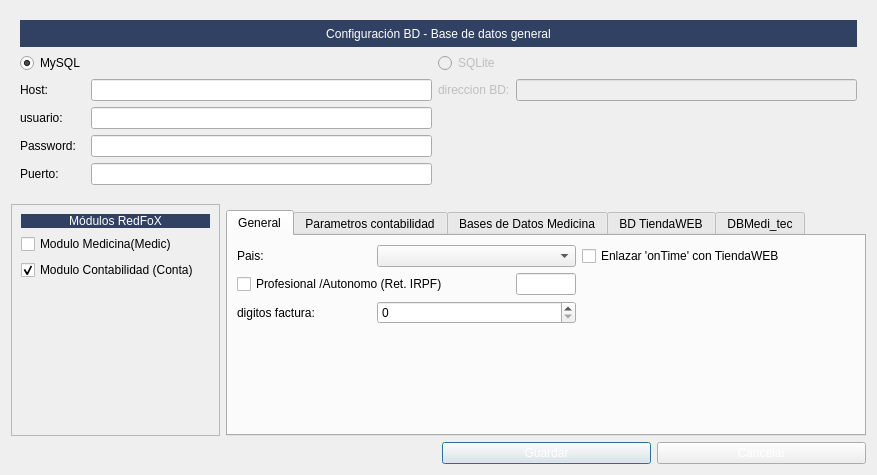
<?xml version="1.0" encoding="UTF-8"?>
<ui version="4.0">
 <class>frmConfigmaya</class>
 <widget class="QDialog" name="frmConfigmaya">
  <property name="geometry">
   <rect>
    <x>0</x>
    <y>0</y>
    <width>877</width>
    <height>475</height>
   </rect>
  </property>
  <property name="windowTitle">
   <string>Configuración de maya</string>
  </property>
  <property name="windowIcon">
   <iconset resource="../maya.qrc">
    <normaloff>:/Icons/PNG/NeuX.png</normaloff>:/Icons/PNG/NeuX.png</iconset>
  </property>
  <layout class="QGridLayout" name="gridLayout_2">
   <item row="3" column="2">
    <widget class="QPushButton" name="pushButton">
     <property name="styleSheet">
      <string notr="true">QPushButton:disabled{color: 0; }
QPushButton:enabled{color: rgb(255,255,255); }
</string>
     </property>
     <property name="text">
      <string>Guardar</string>
     </property>
    </widget>
   </item>
   <item row="3" column="3">
    <widget class="QPushButton" name="pushButton_2">
     <property name="styleSheet">
      <string notr="true">QPushButton:disabled{color: 0; }
QPushButton:enabled{color: rgb(255,255,255); }
</string>
     </property>
     <property name="text">
      <string>Cancelar</string>
     </property>
    </widget>
   </item>
   <item row="1" column="0" rowspan="2">
    <widget class="QFrame" name="frame">
     <property name="frameShape">
      <enum>QFrame::StyledPanel</enum>
     </property>
     <property name="frameShadow">
      <enum>QFrame::Raised</enum>
     </property>
     <layout class="QGridLayout" name="gridLayout">
      <item row="3" column="0">
       <spacer name="verticalSpacer">
        <property name="orientation">
         <enum>Qt::Vertical</enum>
        </property>
        <property name="sizeHint" stdset="0">
         <size>
          <width>20</width>
          <height>40</height>
         </size>
        </property>
       </spacer>
      </item>
      <item row="2" column="0" colspan="2">
       <widget class="QCheckBox" name="chkconta">
        <property name="text">
         <string>Modulo Contabilidad (Conta)</string>
        </property>
        <property name="checked">
         <bool>true</bool>
        </property>
       </widget>
      </item>
      <item row="1" column="0" colspan="2">
       <widget class="QCheckBox" name="chkmedicum">
        <property name="text">
         <string>Modulo Medicina(Medic)</string>
        </property>
       </widget>
      </item>
      <item row="0" column="0" colspan="2">
       <widget class="QLabel" name="label_32">
        <property name="styleSheet">
         <string notr="true">background: #304163;
color: rgb(255,255,255);</string>
        </property>
        <property name="text">
         <string>Módulos RedFoX</string>
        </property>
        <property name="alignment">
         <set>Qt::AlignCenter</set>
        </property>
       </widget>
      </item>
     </layout>
    </widget>
   </item>
   <item row="2" column="1" colspan="3">
    <widget class="QTabWidget" name="tabWidget_3">
     <property name="enabled">
      <bool>true</bool>
     </property>
     <property name="minimumSize">
      <size>
       <width>0</width>
       <height>158</height>
      </size>
     </property>
     <property name="currentIndex">
      <number>0</number>
     </property>
     <widget class="QWidget" name="Pagina_general">
      <attribute name="title">
       <string>General</string>
      </attribute>
      <layout class="QGridLayout" name="gridLayout_6">
       <item row="2" column="1" colspan="2">
        <widget class="QSpinBox" name="spindigitos_factura">
         <property name="sizePolicy">
          <sizepolicy hsizetype="Preferred" vsizetype="Fixed">
           <horstretch>0</horstretch>
           <verstretch>0</verstretch>
          </sizepolicy>
         </property>
        </widget>
       </item>
       <item row="0" column="1" colspan="2">
        <widget class="QComboBox" name="cboPaises">
         <property name="minimumSize">
          <size>
           <width>122</width>
           <height>0</height>
          </size>
         </property>
        </widget>
       </item>
       <item row="1" column="2">
        <widget class="QLineEdit" name="txtPorcIRPF">
         <property name="sizePolicy">
          <sizepolicy hsizetype="Preferred" vsizetype="Fixed">
           <horstretch>0</horstretch>
           <verstretch>0</verstretch>
          </sizepolicy>
         </property>
         <property name="maximumSize">
          <size>
           <width>60</width>
           <height>16777215</height>
          </size>
         </property>
        </widget>
       </item>
       <item row="0" column="0">
        <widget class="QLabel" name="label_8">
         <property name="text">
          <string>Pais:</string>
         </property>
        </widget>
       </item>
       <item row="1" column="0" colspan="2">
        <widget class="QCheckBox" name="chkProfesional">
         <property name="text">
          <string>Profesional /Autonomo (Ret. IRPF)</string>
         </property>
        </widget>
       </item>
       <item row="0" column="3" colspan="2">
        <widget class="QCheckBox" name="chkPrestaShop">
         <property name="sizePolicy">
          <sizepolicy hsizetype="Preferred" vsizetype="Fixed">
           <horstretch>0</horstretch>
           <verstretch>0</verstretch>
          </sizepolicy>
         </property>
         <property name="text">
          <string>Enlazar 'onTime' con TiendaWEB</string>
         </property>
        </widget>
       </item>
       <item row="2" column="0">
        <widget class="QLabel" name="label_9">
         <property name="text">
          <string>digitos factura:</string>
         </property>
        </widget>
       </item>
       <item row="3" column="0">
        <spacer name="verticalSpacer_4">
         <property name="orientation">
          <enum>Qt::Vertical</enum>
         </property>
         <property name="sizeHint" stdset="0">
          <size>
           <width>20</width>
           <height>40</height>
          </size>
         </property>
        </spacer>
       </item>
      </layout>
     </widget>
     <widget class="QWidget" name="Pagina_contabilidad">
      <attribute name="title">
       <string>Parametros contabilidad</string>
      </attribute>
      <layout class="QGridLayout" name="gridLayout_9">
       <item row="0" column="0">
        <layout class="QGridLayout" name="gridLayout_8">
         <item row="0" column="0">
          <widget class="QLabel" name="label_18">
           <property name="text">
            <string>Digitos cuentas contables</string>
           </property>
          </widget>
         </item>
         <item row="0" column="1">
          <widget class="QSpinBox" name="spidigitos_cuentaContable">
           <property name="sizePolicy">
            <sizepolicy hsizetype="Preferred" vsizetype="Fixed">
             <horstretch>0</horstretch>
             <verstretch>0</verstretch>
            </sizepolicy>
           </property>
          </widget>
         </item>
         <item row="0" column="2">
          <widget class="QLabel" name="label_22">
           <property name="text">
            <string>Cuenta cobros:</string>
           </property>
          </widget>
         </item>
         <item row="0" column="3">
          <widget class="QLineEdit" name="txtcuenta_cobros">
           <property name="sizePolicy">
            <sizepolicy hsizetype="Preferred" vsizetype="Fixed">
             <horstretch>0</horstretch>
             <verstretch>0</verstretch>
            </sizepolicy>
           </property>
          </widget>
         </item>
         <item row="1" column="0">
          <widget class="QLabel" name="label_19">
           <property name="text">
            <string>Cuenta clientes:</string>
           </property>
          </widget>
         </item>
         <item row="1" column="1">
          <widget class="QLineEdit" name="txtCuentaClientes">
           <property name="sizePolicy">
            <sizepolicy hsizetype="Preferred" vsizetype="Fixed">
             <horstretch>0</horstretch>
             <verstretch>0</verstretch>
            </sizepolicy>
           </property>
          </widget>
         </item>
         <item row="1" column="2">
          <widget class="QLabel" name="label_23">
           <property name="text">
            <string>Cuenta pagos:</string>
           </property>
          </widget>
         </item>
         <item row="1" column="3">
          <widget class="QLineEdit" name="txtcuenta_pagos">
           <property name="sizePolicy">
            <sizepolicy hsizetype="Preferred" vsizetype="Fixed">
             <horstretch>0</horstretch>
             <verstretch>0</verstretch>
            </sizepolicy>
           </property>
          </widget>
         </item>
         <item row="2" column="0">
          <widget class="QLabel" name="label_20">
           <property name="text">
            <string>Cuenta proveedores:</string>
           </property>
          </widget>
         </item>
         <item row="2" column="1">
          <widget class="QLineEdit" name="txtCuentaProveedores">
           <property name="sizePolicy">
            <sizepolicy hsizetype="Preferred" vsizetype="Fixed">
             <horstretch>0</horstretch>
             <verstretch>0</verstretch>
            </sizepolicy>
           </property>
          </widget>
         </item>
         <item row="3" column="0">
          <widget class="QLabel" name="label_21">
           <property name="text">
            <string>Cuenta acreedores:</string>
           </property>
          </widget>
         </item>
         <item row="3" column="1">
          <widget class="QLineEdit" name="txtCuentaAcreedores">
           <property name="sizePolicy">
            <sizepolicy hsizetype="Preferred" vsizetype="Fixed">
             <horstretch>0</horstretch>
             <verstretch>0</verstretch>
            </sizepolicy>
           </property>
          </widget>
         </item>
        </layout>
       </item>
       <item row="3" column="0">
        <spacer name="verticalSpacer_3">
         <property name="orientation">
          <enum>Qt::Vertical</enum>
         </property>
         <property name="sizeHint" stdset="0">
          <size>
           <width>20</width>
           <height>40</height>
          </size>
         </property>
        </spacer>
       </item>
       <item row="1" column="0">
        <widget class="QPushButton" name="btnAnadir_cuentas">
         <property name="text">
          <string>añadir cuentas clientes desde bd clientes</string>
         </property>
        </widget>
       </item>
       <item row="2" column="0">
        <widget class="QLabel" name="txtnombre_cliente">
         <property name="text">
          <string>TextLabel</string>
         </property>
        </widget>
       </item>
      </layout>
     </widget>
     <widget class="QWidget" name="Pagina_Vademecums">
      <attribute name="title">
       <string>Bases de Datos Medicina</string>
      </attribute>
      <layout class="QGridLayout" name="gridLayout_10">
       <item row="0" column="0">
        <widget class="QCheckBox" name="chkVademecum_alopatico">
         <property name="text">
          <string>Activar Vademécum Data solutions</string>
         </property>
        </widget>
       </item>
       <item row="0" column="1">
        <widget class="QLabel" name="label_24">
         <property name="text">
          <string>Clave1:</string>
         </property>
        </widget>
       </item>
       <item row="0" column="2">
        <widget class="QLineEdit" name="txtclaveV1_1">
         <property name="sizePolicy">
          <sizepolicy hsizetype="Preferred" vsizetype="Fixed">
           <horstretch>0</horstretch>
           <verstretch>0</verstretch>
          </sizepolicy>
         </property>
        </widget>
       </item>
       <item row="0" column="3">
        <widget class="QLabel" name="label_25">
         <property name="text">
          <string>Clave2:</string>
         </property>
        </widget>
       </item>
       <item row="0" column="4">
        <widget class="QLineEdit" name="txtclaveV1_2">
         <property name="sizePolicy">
          <sizepolicy hsizetype="Preferred" vsizetype="Fixed">
           <horstretch>0</horstretch>
           <verstretch>0</verstretch>
          </sizepolicy>
         </property>
        </widget>
       </item>
       <item row="1" column="0">
        <widget class="QCheckBox" name="chkVademecum_homeopatia">
         <property name="text">
          <string>Activar Vademecum Homeopatía</string>
         </property>
        </widget>
       </item>
       <item row="1" column="1">
        <widget class="QLabel" name="label_27">
         <property name="text">
          <string>Clave1:</string>
         </property>
        </widget>
       </item>
       <item row="1" column="2">
        <widget class="QLineEdit" name="txtclaveV2_1">
         <property name="sizePolicy">
          <sizepolicy hsizetype="Preferred" vsizetype="Fixed">
           <horstretch>0</horstretch>
           <verstretch>0</verstretch>
          </sizepolicy>
         </property>
        </widget>
       </item>
       <item row="1" column="3">
        <widget class="QLabel" name="label_26">
         <property name="text">
          <string>Clave2:</string>
         </property>
        </widget>
       </item>
       <item row="1" column="4">
        <widget class="QLineEdit" name="txtclaveV2_2">
         <property name="sizePolicy">
          <sizepolicy hsizetype="Preferred" vsizetype="Fixed">
           <horstretch>0</horstretch>
           <verstretch>0</verstretch>
          </sizepolicy>
         </property>
        </widget>
       </item>
       <item row="2" column="0">
        <widget class="QCheckBox" name="chk_vademecum_fitoterapia">
         <property name="text">
          <string>Activar Vademécum Fitoterapia</string>
         </property>
        </widget>
       </item>
       <item row="2" column="1">
        <widget class="QLabel" name="label_29">
         <property name="text">
          <string>Clave1:</string>
         </property>
        </widget>
       </item>
       <item row="2" column="2">
        <widget class="QLineEdit" name="txtclaveV3_1">
         <property name="sizePolicy">
          <sizepolicy hsizetype="Preferred" vsizetype="Fixed">
           <horstretch>0</horstretch>
           <verstretch>0</verstretch>
          </sizepolicy>
         </property>
        </widget>
       </item>
       <item row="2" column="3">
        <widget class="QLabel" name="label_28">
         <property name="text">
          <string>Clave2:</string>
         </property>
        </widget>
       </item>
       <item row="2" column="4">
        <widget class="QLineEdit" name="txtclaveV3_2">
         <property name="sizePolicy">
          <sizepolicy hsizetype="Preferred" vsizetype="Fixed">
           <horstretch>0</horstretch>
           <verstretch>0</verstretch>
          </sizepolicy>
         </property>
        </widget>
       </item>
       <item row="3" column="0">
        <widget class="QCheckBox" name="chkVademecum_MTC">
         <property name="text">
          <string>Activar Vademécum MTC</string>
         </property>
        </widget>
       </item>
       <item row="3" column="1">
        <widget class="QLabel" name="label_31">
         <property name="text">
          <string>Clave1:</string>
         </property>
        </widget>
       </item>
       <item row="3" column="2">
        <widget class="QLineEdit" name="txtclaveV4_1">
         <property name="sizePolicy">
          <sizepolicy hsizetype="Preferred" vsizetype="Fixed">
           <horstretch>0</horstretch>
           <verstretch>0</verstretch>
          </sizepolicy>
         </property>
         <property name="text">
          <string/>
         </property>
        </widget>
       </item>
       <item row="3" column="3">
        <widget class="QLabel" name="label_30">
         <property name="text">
          <string>Clave2:</string>
         </property>
        </widget>
       </item>
       <item row="3" column="4">
        <widget class="QLineEdit" name="txtclaveV4_2">
         <property name="sizePolicy">
          <sizepolicy hsizetype="Preferred" vsizetype="Fixed">
           <horstretch>0</horstretch>
           <verstretch>0</verstretch>
          </sizepolicy>
         </property>
         <property name="text">
          <string/>
         </property>
        </widget>
       </item>
       <item row="4" column="0">
        <spacer name="verticalSpacer_2">
         <property name="orientation">
          <enum>Qt::Vertical</enum>
         </property>
         <property name="sizeHint" stdset="0">
          <size>
           <width>20</width>
           <height>40</height>
          </size>
         </property>
        </spacer>
       </item>
      </layout>
     </widget>
     <widget class="QWidget" name="tab">
      <attribute name="title">
       <string>BD TiendaWEB</string>
      </attribute>
      <layout class="QGridLayout" name="gridLayout_4">
       <item row="3" column="1" colspan="2">
        <widget class="QLineEdit" name="txtPasswordDBWeb"/>
       </item>
       <item row="3" column="0">
        <widget class="QLabel" name="label_10">
         <property name="text">
          <string>Password:</string>
         </property>
        </widget>
       </item>
       <item row="4" column="1" colspan="2">
        <widget class="QLineEdit" name="txtPuerto_DBWeb"/>
       </item>
       <item row="2" column="1" colspan="2">
        <widget class="QLineEdit" name="txtUsuarioDBweb"/>
       </item>
       <item row="1" column="1" colspan="2">
        <widget class="QLineEdit" name="txtHostWeb"/>
       </item>
       <item row="0" column="0">
        <widget class="QLabel" name="label_14">
         <property name="text">
          <string>Nombre BD web:</string>
         </property>
        </widget>
       </item>
       <item row="1" column="0">
        <widget class="QLabel" name="label_11">
         <property name="text">
          <string>Host:</string>
         </property>
        </widget>
       </item>
       <item row="0" column="1" colspan="2">
        <widget class="QLineEdit" name="txtnombre_bdWeb"/>
       </item>
       <item row="4" column="0">
        <widget class="QLabel" name="label_13">
         <property name="text">
          <string>Puerto:</string>
         </property>
        </widget>
       </item>
       <item row="4" column="3">
        <widget class="QLabel" name="label_15">
         <property name="text">
          <string>Dto fijo web:</string>
         </property>
        </widget>
       </item>
       <item row="4" column="4">
        <widget class="QLineEdit" name="lineEdit">
         <property name="maximumSize">
          <size>
           <width>50</width>
           <height>16777215</height>
          </size>
         </property>
        </widget>
       </item>
       <item row="2" column="0">
        <widget class="QLabel" name="label_12">
         <property name="text">
          <string>usuario:</string>
         </property>
        </widget>
       </item>
       <item row="5" column="0">
        <spacer name="verticalSpacer_5">
         <property name="orientation">
          <enum>Qt::Vertical</enum>
         </property>
         <property name="sizeHint" stdset="0">
          <size>
           <width>20</width>
           <height>40</height>
          </size>
         </property>
        </spacer>
       </item>
      </layout>
     </widget>
     <widget class="QWidget" name="tab_2">
      <attribute name="title">
       <string>DBMedi_tec</string>
      </attribute>
      <layout class="QGridLayout" name="gridLayout_5">
       <item row="0" column="0">
        <widget class="QLabel" name="label_36">
         <property name="text">
          <string>Nombre BD:</string>
         </property>
        </widget>
       </item>
       <item row="0" column="1">
        <widget class="QLineEdit" name="txtnombre_bd_MediTec"/>
       </item>
       <item row="1" column="0">
        <widget class="QLabel" name="label_34">
         <property name="text">
          <string>Host:</string>
         </property>
        </widget>
       </item>
       <item row="1" column="1">
        <widget class="QLineEdit" name="txtHostBD_MediTec"/>
       </item>
       <item row="2" column="0">
        <widget class="QLabel" name="label_35">
         <property name="text">
          <string>usuario:</string>
         </property>
        </widget>
       </item>
       <item row="2" column="1">
        <widget class="QLineEdit" name="txtUsuarioDB_MediTec"/>
       </item>
       <item row="3" column="0">
        <widget class="QLabel" name="label_17">
         <property name="text">
          <string>Password:</string>
         </property>
        </widget>
       </item>
       <item row="3" column="1">
        <widget class="QLineEdit" name="txtPasswordDB_MediTec"/>
       </item>
       <item row="4" column="0">
        <widget class="QLabel" name="label_16">
         <property name="text">
          <string>Puerto:</string>
         </property>
        </widget>
       </item>
       <item row="4" column="1">
        <widget class="QLineEdit" name="txtPuerto_DB_MediTec"/>
       </item>
       <item row="5" column="1">
        <spacer name="verticalSpacer_6">
         <property name="orientation">
          <enum>Qt::Vertical</enum>
         </property>
         <property name="sizeHint" stdset="0">
          <size>
           <width>20</width>
           <height>40</height>
          </size>
         </property>
        </spacer>
       </item>
      </layout>
     </widget>
    </widget>
   </item>
   <item row="0" column="0" colspan="4">
    <widget class="QFrame" name="frame">
     <property name="minimumSize">
      <size>
       <width>0</width>
       <height>187</height>
      </size>
     </property>
     <layout class="QGridLayout" name="gridLayout_3">
      <item row="0" column="1" colspan="4">
       <widget class="QLabel" name="label_33">
        <property name="maximumSize">
         <size>
          <width>16777215</width>
          <height>27</height>
         </size>
        </property>
        <property name="styleSheet">
         <string notr="true">background: #304163;
color: rgb(255,255,255);</string>
        </property>
        <property name="text">
         <string>Configuración BD - Base de datos general</string>
        </property>
        <property name="alignment">
         <set>Qt::AlignCenter</set>
        </property>
       </widget>
      </item>
      <item row="6" column="2">
       <widget class="QLineEdit" name="txtPuerto"/>
      </item>
      <item row="4" column="2">
       <widget class="QLineEdit" name="txtUsuario"/>
      </item>
      <item row="6" column="1">
       <widget class="QLabel" name="label_4">
        <property name="text">
         <string>Puerto:</string>
        </property>
       </widget>
      </item>
      <item row="1" column="3">
       <widget class="QRadioButton" name="radSqlite">
        <property name="enabled">
         <bool>false</bool>
        </property>
        <property name="text">
         <string>SQLite</string>
        </property>
        <property name="checked">
         <bool>false</bool>
        </property>
       </widget>
      </item>
      <item row="5" column="1">
       <widget class="QLabel" name="label_3">
        <property name="text">
         <string>Password:</string>
        </property>
       </widget>
      </item>
      <item row="3" column="4">
       <widget class="QLineEdit" name="txtdireccionBD">
        <property name="enabled">
         <bool>false</bool>
        </property>
       </widget>
      </item>
      <item row="5" column="2">
       <widget class="QLineEdit" name="txtPassword"/>
      </item>
      <item row="3" column="3">
       <widget class="QLabel" name="label_5">
        <property name="enabled">
         <bool>false</bool>
        </property>
        <property name="text">
         <string>direccion BD:</string>
        </property>
       </widget>
      </item>
      <item row="3" column="1">
       <widget class="QLabel" name="label">
        <property name="text">
         <string>Host:</string>
        </property>
       </widget>
      </item>
      <item row="1" column="1">
       <widget class="QRadioButton" name="radMysql">
        <property name="text">
         <string>MySQL</string>
        </property>
        <property name="checked">
         <bool>true</bool>
        </property>
       </widget>
      </item>
      <item row="3" column="2">
       <widget class="QLineEdit" name="txtHost"/>
      </item>
      <item row="4" column="1">
       <widget class="QLabel" name="label_2">
        <property name="text">
         <string>usuario:</string>
        </property>
       </widget>
      </item>
     </layout>
    </widget>
   </item>
   <item row="3" column="0" colspan="2">
    <spacer name="horizontalSpacer">
     <property name="orientation">
      <enum>Qt::Horizontal</enum>
     </property>
     <property name="sizeHint" stdset="0">
      <size>
       <width>395</width>
       <height>20</height>
      </size>
     </property>
    </spacer>
   </item>
  </layout>
 </widget>
 <tabstops>
  <tabstop>radMysql</tabstop>
  <tabstop>radSqlite</tabstop>
  <tabstop>txtHost</tabstop>
  <tabstop>txtUsuario</tabstop>
  <tabstop>txtPassword</tabstop>
  <tabstop>txtPuerto</tabstop>
  <tabstop>txtdireccionBD</tabstop>
  <tabstop>chkmedicum</tabstop>
  <tabstop>chkconta</tabstop>
  <tabstop>tabWidget_3</tabstop>
  <tabstop>cboPaises</tabstop>
  <tabstop>chkPrestaShop</tabstop>
  <tabstop>chkProfesional</tabstop>
  <tabstop>txtPorcIRPF</tabstop>
  <tabstop>spindigitos_factura</tabstop>
  <tabstop>spidigitos_cuentaContable</tabstop>
  <tabstop>txtCuentaClientes</tabstop>
  <tabstop>txtCuentaProveedores</tabstop>
  <tabstop>txtCuentaAcreedores</tabstop>
  <tabstop>txtcuenta_cobros</tabstop>
  <tabstop>txtcuenta_pagos</tabstop>
  <tabstop>chkVademecum_alopatico</tabstop>
  <tabstop>txtclaveV1_1</tabstop>
  <tabstop>txtclaveV1_2</tabstop>
  <tabstop>chkVademecum_homeopatia</tabstop>
  <tabstop>txtclaveV2_1</tabstop>
  <tabstop>txtclaveV2_2</tabstop>
  <tabstop>chk_vademecum_fitoterapia</tabstop>
  <tabstop>txtclaveV3_1</tabstop>
  <tabstop>txtclaveV3_2</tabstop>
  <tabstop>chkVademecum_MTC</tabstop>
  <tabstop>txtclaveV4_1</tabstop>
  <tabstop>txtclaveV4_2</tabstop>
  <tabstop>txtnombre_bdWeb</tabstop>
  <tabstop>txtHostWeb</tabstop>
  <tabstop>txtUsuarioDBweb</tabstop>
  <tabstop>txtPasswordDBWeb</tabstop>
  <tabstop>txtPuerto_DBWeb</tabstop>
  <tabstop>pushButton_2</tabstop>
  <tabstop>pushButton</tabstop>
 </tabstops>
 <resources>
  <include location="../maya.qrc"/>
 </resources>
 <connections>
  <connection>
   <sender>pushButton_2</sender>
   <signal>clicked()</signal>
   <receiver>frmConfigmaya</receiver>
   <slot>close()</slot>
   <hints>
    <hint type="sourcelabel">
     <x>772</x>
     <y>465</y>
    </hint>
    <hint type="destinationlabel">
     <x>503</x>
     <y>403</y>
    </hint>
   </hints>
  </connection>
  <connection>
   <sender>pushButton</sender>
   <signal>clicked()</signal>
   <receiver>frmConfigmaya</receiver>
   <slot>configurar()</slot>
   <hints>
    <hint type="sourcelabel">
     <x>686</x>
     <y>465</y>
    </hint>
    <hint type="destinationlabel">
     <x>372</x>
     <y>398</y>
    </hint>
   </hints>
  </connection>
 </connections>
 <slots>
  <slot>configurar()</slot>
 </slots>
</ui>
